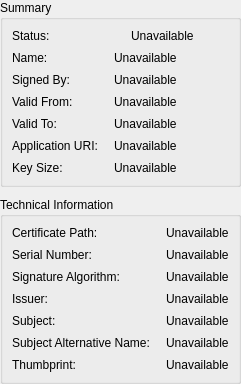
<?xml version="1.0" encoding="UTF-8"?>
<ui version="4.0">
 <class>CertificateDetailsWidget</class>
 <widget class="QWidget" name="CertificateDetailsWidget">
  <layout class="QVBoxLayout" name="mainLayout">
    <property name="spacing">
     <number>10</number>
   </property>
   <property name="leftMargin">
    <number>0</number>
   </property>
   <property name="topMargin">
    <number>0</number>
   </property>
   <property name="rightMargin">
    <number>0</number>
   </property>
   <property name="bottomMargin">
    <number>0</number>
   </property>
   <item>
    <widget class="QGroupBox" name="summaryGroupBox">
     <property name="title">
      <string>Summary</string>
     </property>
     <layout class="QGridLayout" name="summaryLayout" columnstretch="0,1">
       <property name="horizontalSpacing">
        <number>16</number>
       </property>
       <property name="verticalSpacing">
        <number>8</number>
      </property>
      <item row="0" column="0">
       <widget class="QLabel" name="statusLabel">
        <property name="text">
         <string>Status:</string>
        </property>
       </widget>
      </item>
      <item row="0" column="1">
       <layout class="QHBoxLayout" name="statusLayout">
        <property name="spacing">
         <number>10</number>
        </property>
        <item>
         <widget class="ThemedIconLabel" name="statusIcon">
          <property name="sizePolicy">
           <sizepolicy hsizetype="Maximum" vsizetype="Preferred">
            <horstretch>0</horstretch>
            <verstretch>0</verstretch>
           </sizepolicy>
          </property>
          <property name="text">
           <string/>
          </property>
         </widget>
        </item>
        <item>
         <widget class="QLabel" name="statusValue">
          <property name="text">
           <string>Unavailable</string>
          </property>
          <property name="textInteractionFlags">
           <set>Qt::TextSelectableByMouse</set>
          </property>
         </widget>
        </item>
        <item>
         <spacer name="statusSpacer">
          <property name="orientation">
           <enum>Qt::Horizontal</enum>
          </property>
          <property name="sizeHint" stdset="0">
           <size>
            <width>0</width>
            <height>0</height>
           </size>
          </property>
         </spacer>
        </item>
       </layout>
      </item>
      <item row="1" column="0">
       <widget class="QLabel" name="nameLabel">
        <property name="text">
         <string>Name:</string>
        </property>
       </widget>
      </item>
      <item row="1" column="1">
       <widget class="QLabel" name="nameValue">
        <property name="text">
         <string>Unavailable</string>
        </property>
        <property name="textInteractionFlags">
         <set>Qt::TextSelectableByMouse</set>
        </property>
       </widget>
      </item>
      <item row="2" column="0">
       <widget class="QLabel" name="signedByLabel">
        <property name="text">
         <string>Signed By:</string>
        </property>
       </widget>
      </item>
      <item row="2" column="1">
       <widget class="QLabel" name="signedByValue">
        <property name="text">
         <string>Unavailable</string>
        </property>
        <property name="textInteractionFlags">
         <set>Qt::TextSelectableByMouse</set>
        </property>
       </widget>
      </item>
      <item row="3" column="0">
       <widget class="QLabel" name="validFromLabel">
        <property name="text">
         <string>Valid From:</string>
        </property>
       </widget>
      </item>
      <item row="3" column="1">
       <widget class="QLabel" name="validFromValue">
        <property name="text">
         <string>Unavailable</string>
        </property>
        <property name="textInteractionFlags">
         <set>Qt::TextSelectableByMouse</set>
        </property>
       </widget>
      </item>
      <item row="4" column="0">
       <widget class="QLabel" name="validToLabel">
        <property name="text">
         <string>Valid To:</string>
        </property>
       </widget>
      </item>
      <item row="4" column="1">
       <widget class="QLabel" name="validToValue">
        <property name="text">
         <string>Unavailable</string>
        </property>
        <property name="textInteractionFlags">
         <set>Qt::TextSelectableByMouse</set>
        </property>
       </widget>
      </item>
      <item row="5" column="0">
       <widget class="QLabel" name="applicationUriLabel">
        <property name="text">
         <string>Application URI:</string>
        </property>
       </widget>
      </item>
      <item row="5" column="1">
       <widget class="QLabel" name="applicationUriValue">
        <property name="text">
         <string>Unavailable</string>
        </property>
        <property name="textInteractionFlags">
         <set>Qt::TextSelectableByMouse</set>
        </property>
       </widget>
      </item>
      <item row="6" column="0">
       <widget class="QLabel" name="keySizeLabel">
        <property name="text">
         <string>Key Size:</string>
        </property>
       </widget>
      </item>
      <item row="6" column="1">
       <widget class="QLabel" name="keySizeValue">
        <property name="text">
         <string>Unavailable</string>
        </property>
        <property name="textInteractionFlags">
         <set>Qt::TextSelectableByMouse</set>
        </property>
       </widget>
      </item>
     </layout>
    </widget>
   </item>
   <item>
    <widget class="QGroupBox" name="technicalGroupBox">
     <property name="title">
      <string>Technical Information</string>
     </property>
     <layout class="QGridLayout" name="technicalLayout" columnstretch="0,1">
       <property name="horizontalSpacing">
        <number>16</number>
       </property>
       <property name="verticalSpacing">
        <number>8</number>
      </property>
      <item row="0" column="0">
       <widget class="QLabel" name="certificatePathLabel">
        <property name="text">
         <string>Certificate Path:</string>
        </property>
       </widget>
      </item>
      <item row="0" column="1">
       <widget class="QLabel" name="certificatePathValue">
        <property name="sizePolicy">
         <sizepolicy hsizetype="Ignored" vsizetype="Preferred">
          <horstretch>1</horstretch>
          <verstretch>0</verstretch>
         </sizepolicy>
        </property>
        <property name="text">
         <string>Unavailable</string>
        </property>
        <property name="wordWrap">
         <bool>true</bool>
        </property>
        <property name="textInteractionFlags">
         <set>Qt::TextSelectableByMouse</set>
        </property>
       </widget>
      </item>
      <item row="1" column="0">
       <widget class="QLabel" name="serialNumberLabel">
        <property name="text">
         <string>Serial Number:</string>
        </property>
       </widget>
      </item>
      <item row="1" column="1">
       <widget class="QLabel" name="serialNumberValue">
        <property name="text">
         <string>Unavailable</string>
        </property>
        <property name="textInteractionFlags">
         <set>Qt::TextSelectableByMouse</set>
        </property>
       </widget>
      </item>
      <item row="2" column="0">
       <widget class="QLabel" name="signatureAlgorithmLabel">
        <property name="text">
         <string>Signature Algorithm:</string>
        </property>
       </widget>
      </item>
      <item row="2" column="1">
       <widget class="QLabel" name="signatureAlgorithmValue">
        <property name="text">
         <string>Unavailable</string>
        </property>
        <property name="textInteractionFlags">
         <set>Qt::TextSelectableByMouse</set>
        </property>
       </widget>
      </item>
      <item row="3" column="0">
       <widget class="QLabel" name="issuerLabel">
        <property name="text">
         <string>Issuer:</string>
        </property>
       </widget>
      </item>
      <item row="3" column="1">
       <widget class="QLabel" name="issuerValue">
        <property name="text">
         <string>Unavailable</string>
        </property>
        <property name="textInteractionFlags">
         <set>Qt::TextSelectableByMouse</set>
        </property>
       </widget>
      </item>
      <item row="4" column="0">
       <widget class="QLabel" name="subjectLabel">
        <property name="text">
         <string>Subject:</string>
        </property>
       </widget>
      </item>
      <item row="4" column="1">
       <widget class="QLabel" name="subjectValue">
        <property name="text">
         <string>Unavailable</string>
        </property>
        <property name="textInteractionFlags">
         <set>Qt::TextSelectableByMouse</set>
        </property>
       </widget>
      </item>
      <item row="5" column="0">
       <widget class="QLabel" name="subjectAlternativeNameLabel">
        <property name="text">
         <string>Subject Alternative Name:</string>
        </property>
       </widget>
      </item>
      <item row="5" column="1">
       <widget class="QLabel" name="subjectAlternativeNameValue">
        <property name="sizePolicy">
         <sizepolicy hsizetype="Ignored" vsizetype="Preferred">
          <horstretch>1</horstretch>
          <verstretch>0</verstretch>
         </sizepolicy>
        </property>
        <property name="text">
         <string>Unavailable</string>
        </property>
        <property name="wordWrap">
         <bool>true</bool>
        </property>
        <property name="textInteractionFlags">
         <set>Qt::TextSelectableByMouse</set>
        </property>
       </widget>
      </item>
      <item row="6" column="0">
       <widget class="QLabel" name="thumbprintLabel">
        <property name="text">
         <string>Thumbprint:</string>
        </property>
       </widget>
      </item>
      <item row="6" column="1">
       <widget class="QLabel" name="thumbprintValue">
        <property name="text">
         <string>Unavailable</string>
        </property>
        <property name="textInteractionFlags">
         <set>Qt::TextSelectableByMouse</set>
        </property>
       </widget>
      </item>
     </layout>
    </widget>
   </item>
  </layout>
 </widget>
 <customwidgets>
  <customwidget>
   <class>ThemedIconLabel</class>
   <extends>QLabel</extends>
   <header>widgets/themediconlabel.h</header>
  </customwidget>
 </customwidgets>
 <resources/>
 <connections/>
</ui>
